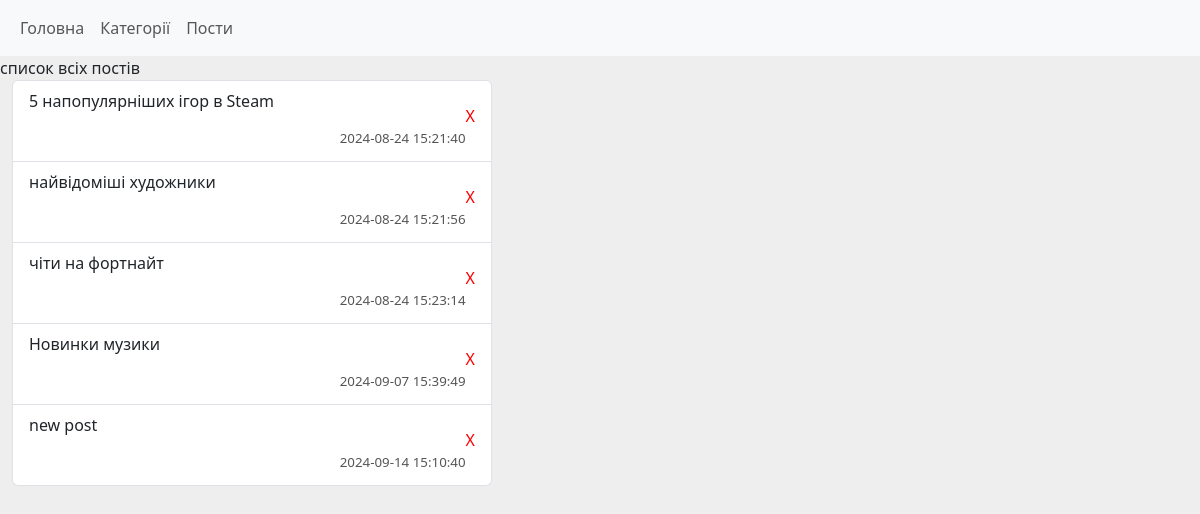
Page /post/view on the earlier database version.
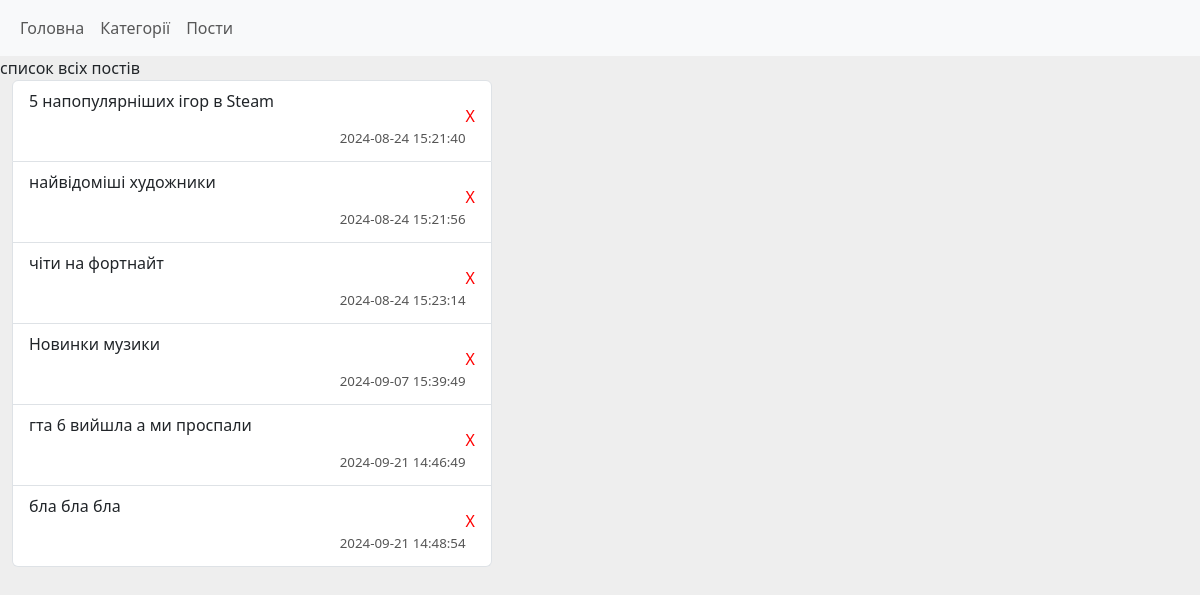
Same page on the later database version.
### tables this page shows
CREATE TABLE post (
	id INTEGER PRIMARY KEY AUTOINCREMENT,
	category_id INTEGER NOT NULL,
	text TEXT,
	datetime DATETIME NOT NULL DEFAULT CURRENT_TIMESTAMP,
	
	FOREIGN KEY (category_id) REFERENCES category(id) 
);

### main.py (the view)
@app.route("/post/view")
def post_view():
    return render_template("post_view.html",
                           posts_list = db.getPosts())

### db.py (called while the page is built)
def open():
    global conn, cursor
    conn = sqlite3.connect(db_name)
    cursor = conn.cursor()

def close():
    cursor.close()
    conn.close()

def getPosts():
    open()
    cursor.execute(" SELECT * FROM post ")
    result = cursor.fetchall()
    close()
    return result

### templates/post_view.html
{% extends 'base.html' %}
{% block content %}
    список всіх постів
    <div class="posts-list">
        <ul class="list-group">
            {% for post in posts_list  %}
                <li class="list-group-item">
                    <p>{{ post[2] }}</p>
                    <span class="delete">
                        <a href="/post/delete/{{post[0]}}">X</a>
                    </span>
                    <span class="date"> {{ post[3] }} </span>
                </li>
            {% endfor %}
        </ul>
    </div>
{% endblock %}

Differences in the rows shown:
removed post: text "new post", datetime "2024-09-14 15:10:40"
added post: text "гта 6 вийшла а ми проспали", datetime "2024-09-21 14:46:49"
added post: text "бла бла бла", datetime "2024-09-21 14:48:54"
